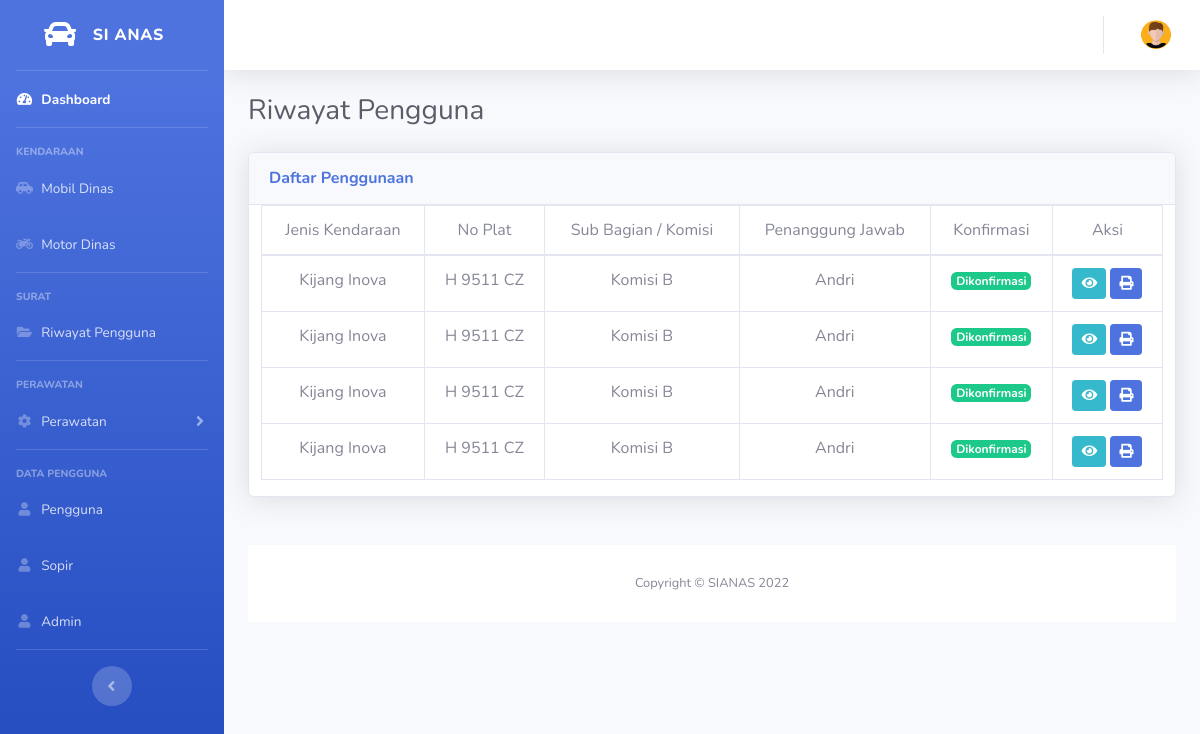
/index.php/superadmin/riwayat, run on an earlier commit of the app's database.
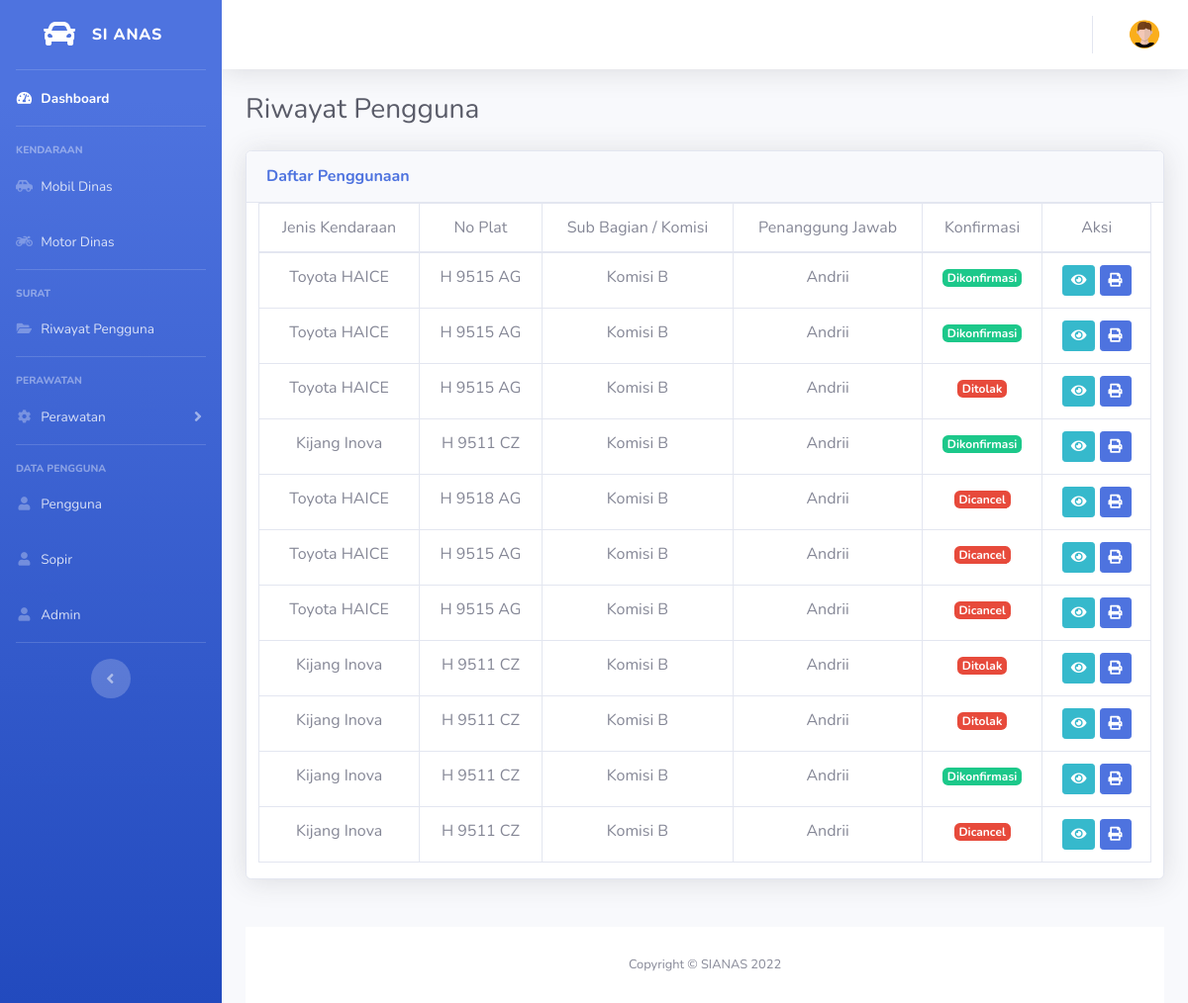
And on a later commit of the database.
### tables this page shows
CREATE TABLE `riwayat` (
  `no_pengajuan` int(11) NOT NULL,
  `no_anggota` int(11) NOT NULL,
  `no_mobil` int(11) NOT NULL,
  `tujuan_1` varchar(20) NOT NULL,
  `tujuan_2` varchar(120) NOT NULL,
  `tujuan_3` varchar(120) NOT NULL,
  `alamat_1` varchar(120) NOT NULL,
  `alamat_2` varchar(120) NOT NULL,
  `alamat_3` varchar(120) NOT NULL,
  `kota_1` varchar(120) NOT NULL,
  `kota_2` varchar(120) NOT NULL,
  `kota_3` varchar(120) NOT NULL,
  `muatan` int(11) NOT NULL,
  `tgl_digunakan` date NOT NULL,
  `tgl_kembali` date NOT NULL,
  `tgl_upload` datetime DEFAULT NULL,
  `km_awal` varchar(20) NOT NULL,
  `km_akhir` varchar(20) NOT NULL,
  `surat` varchar(120) NOT NULL,
  `bukti` varchar(120) DEFAULT NULL,
  `konfirmasi` varchar(20) NOT NULL,
  `konfirmasi_sopir` varchar(120) NOT NULL,
  `lat_1` varchar(150) NOT NULL,
  `lng_1` varchar(150) NOT NULL,
  `lat_2` varchar(150) NOT NULL,
  `lng_2` varchar(150) NOT NULL,
  `lat_3` varchar(150) NOT NULL,
  `lng_3` varchar(150) NOT NULL
);

CREATE TABLE `mobil` (
  `no_mobil` int(10) NOT NULL,
  `nama` varchar(120) NOT NULL,
  `no_hp` varchar(120) NOT NULL,
  `alamat` varchar(120) NOT NULL,
  `username` varchar(120) NOT NULL,
  `password` varchar(120) NOT NULL,
  `role` int(10) NOT NULL,
  `jenis_mobil` varchar(20) NOT NULL,
  `no_plat` varchar(20) NOT NULL,
  `tgl_pjk` date NOT NULL,
  `no_rangka` varchar(120) NOT NULL,
  `no_mesin` varchar(120) NOT NULL,
  `no_stnk` varchar(120) NOT NULL,
  `warna` varchar(120) NOT NULL,
  `status` varchar(20) NOT NULL,
  `foto` varchar(120) NOT NULL
);

CREATE TABLE `anggota` (
  `no_anggota` int(11) NOT NULL,
  `subbag` varchar(100) NOT NULL,
  `nama` varchar(120) NOT NULL,
  `nip` varchar(120) NOT NULL,
  `jabatan` varchar(120) NOT NULL,
  `no_hp` varchar(120) NOT NULL,
  `username` varchar(100) NOT NULL,
  `password` varchar(100) NOT NULL,
  `role` int(11) NOT NULL,
  `foto` varchar(120) NOT NULL
);

### application/controllers/Superadmin.php (called while the page is built, shortened)
<?php
class Superadmin extends CI_Controller
{
    function __construct()
    {
        $this->load->library('form_validation');
        $this->load->helper(array('url', 'form'));
        $this->load->model('admin/Mobil_model', 'mobil');
        $this->load->model('admin/Motor_model', 'motor');
        $this->load->model('admin/Riwayat_model', 'riwayat');
        $this->load->model('admin/Anggota_model', 'anggota');
        $this->load->model('admin/Perawatan_model', 'perawatan');
        $this->load->model('admin/Sopir_model', 'sopir');
        $this->load->model('admin/Superadmin_model', 'superadmin');
    }
    public function riwayat()
    {
        $data['session'] = $this->session->userdata('nama');
        $id = $this->session->userdata('userid');
        $data['nama'] = $this->db->get_where('superadmin', ['no_superadmin' => $id])->row_array();
        $data['riwayat'] = $this->riwayat->getAllRiwayat();
        $this->load->view('superadmin/template/header', $data);
        $this->load->view('superadmin/template/sidebar', $data);
        $this->load->view('superadmin/template/topbar', $data);
        $this->load->view('superadmin/riwayat/riwayat', $data);
        $this->load->view('superadmin/template/footer', $data);
    }
}

### index.php (called while the page is built, shortened)
<?php
require_once BASEPATH.'core/CodeIgniter.php';

### application/models/admin/Riwayat_model.php (called while the page is built, shortened)
<?php
class Riwayat_model extends CI_Model
{
    public function getAllRiwayat()
    {
        $query = "SELECT r.no_pengajuan,r.tujuan_1,r.tujuan_2,r.tujuan_3,r.alamat_1,r.alamat_2,r.alamat_3,r.kota_1,r.kota_2,r.kota_3,r.muatan,r.tgl_digunakan,r.tgl_kembali,r.km_awal,r.km_akhir,r.surat,r.konfirmasi,r.konfirmasi_sopir,m.no_mobil,m.jenis_mobil,m.no_plat,m.nama, a.nama as penanggung_jawab ,a.subbag, r.bukti from riwayat r, mobil m, anggota a where r.no_mobil = m.no_mobil and r.no_anggota = a.no_anggota ORDER BY r.no_pengajuan desc";
        return $this->db->query($query)->result_array();
    }
}

### application/views/superadmin/riwayat/riwayat.php (the view, shortened to what the changed rows need)
<div class="container-fluid">
    <div class="d-sm-flex align-items-center justify-content-between mb-4">
        <h1 class="h3 mb-0 text-gray-800">Riwayat Pengguna</h1>
    </div>
    <div class="row">
        <div class="col-lg-12 mb-4">
            <div class="card shadow mb-4">
                <div class="col-md-12">
                    <div class="table-responsive">
                        <table class="table table-hover table-bordered" id="dataTable" width="100%" cellspacing="0">
                            <thead class="text-center">
                                <tr>
                                    <td>Jenis Kendaraan</td>
                                    <td>No Plat</td>
                                    <td>Sub Bagian / Komisi</td>
                                    <td>Penanggung Jawab</td>
                                    <td>Konfirmasi</td>
                                    <td>Aksi</td>
                                </tr>
                            </thead>
                            <tbody>
                                <?php foreach ($riwayat as $riwayat) : ?>
                                    <tr>
                                        <td class="text-center"><?= $riwayat['jenis_mobil']; ?></td>
                                        <td class="text-center"><?= $riwayat['no_plat']; ?></td>
                                        <td class="text-center"><?= $riwayat['subbag']; ?></td>
                                        <td class="text-center"><?= $riwayat['penanggung_jawab']; ?></td>
                                        <td class="text-center"><?php if ($riwayat['konfirmasi'] == "Dikonfirmasi") {
                                                                    echo '<span class="badge badge-success">Dikonfirmasi</span>';
                                                                } else if ($riwayat['konfirmasi'] == "Menunggu") {
                                                                    echo '<span class="badge badge-info">Menunggu</span>';
                                                                } else if ($riwayat['konfirmasi'] == "Ditolak") {
                                                                    echo '<span class="badge badge-danger">Ditolak</span>';
                                                                } else {
                                                                    echo '<span class="badge badge-danger">Dicancel</span>';
                                                                } ?></td>
                                        <td class="text-center"><b><a href="" class="btn btn-info btn-sm" data-toggle="modal" data-target="#infoModal<?= $riwayat['no_pengajuan'] ?>"><i class="fas fa-solid fa-eye"></i></a></b>
                                            <a href="" class="btn btn-primary btn-sm"><i class="fa fa-print"></i></a>
                                        </td>
                                    </tr>
                                <?php endforeach; ?>
                            </tbody>
                        </table>
                    </div>
                </div>
            </div>
        </div>
    </div>
    </body>
    </html>

What changed in the data, as far as the page shows it:
added riwayat: mobil.jenis_mobil "Toyota HAICE", mobil.no_plat "H 9515 AG", anggota.subbag "Komisi B", anggota.nama "Andrii", konfirmasi "Dikonfirmasi"
added riwayat: mobil.jenis_mobil "Toyota HAICE", mobil.no_plat "H 9515 AG", anggota.subbag "Komisi B", anggota.nama "Andrii", konfirmasi "Dikonfirmasi"
added riwayat: mobil.jenis_mobil "Toyota HAICE", mobil.no_plat "H 9515 AG", anggota.subbag "Komisi B", anggota.nama "Andrii", konfirmasi "Ditolak"
added riwayat: mobil.jenis_mobil "Kijang Inova", mobil.no_plat "H 9511 CZ", anggota.subbag "Komisi B", anggota.nama "Andrii", konfirmasi "Dikonfirmasi"
added riwayat: mobil.jenis_mobil "Toyota HAICE", mobil.no_plat "H 9518 AG", anggota.subbag "Komisi B", anggota.nama "Andrii", konfirmasi "Dicancel"
added riwayat: mobil.jenis_mobil "Toyota HAICE", mobil.no_plat "H 9515 AG", anggota.subbag "Komisi B", anggota.nama "Andrii", konfirmasi "Dicancel"
added riwayat: mobil.jenis_mobil "Toyota HAICE", mobil.no_plat "H 9515 AG", anggota.subbag "Komisi B", anggota.nama "Andrii", konfirmasi "Dicancel"
changed riwayat (number 8 of 11 on the later page): anggota.nama "Andri" → "Andrii"; konfirmasi "Dikonfirmasi" → "Ditolak"
changed riwayat (number 9 of 11 on the later page): anggota.nama "Andri" → "Andrii"; konfirmasi "Dikonfirmasi" → "Ditolak"
changed riwayat (number 10 of 11 on the later page): anggota.nama "Andri" → "Andrii"
changed riwayat (number 11 of 11 on the later page): anggota.nama "Andri" → "Andrii"; konfirmasi "Dikonfirmasi" → "Dicancel"
